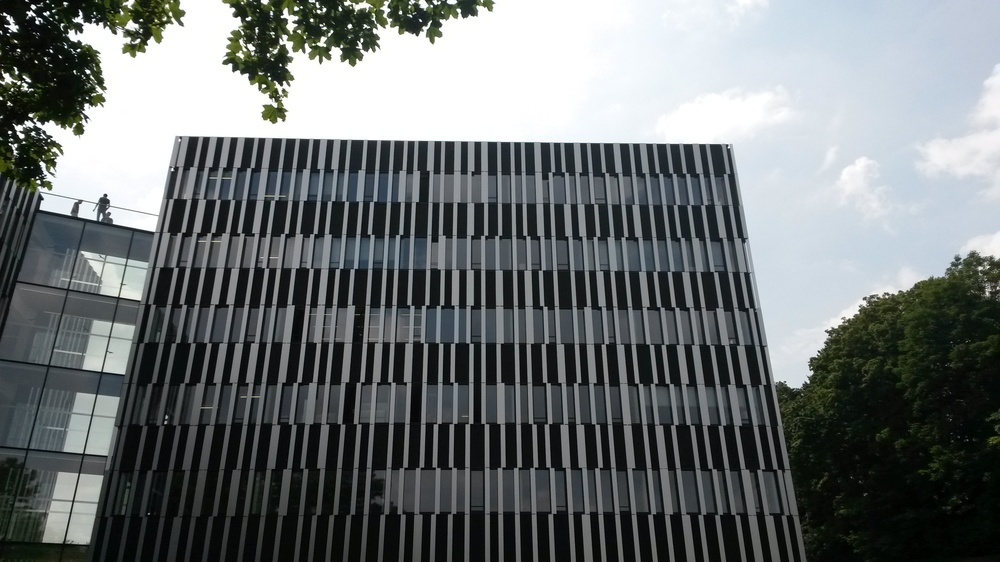
#> input picture img1_1.jpg, 1000 x 562 px, shrunk from 3264 x 1836 before the run
$ python -i edgedetection.py   (imports and definitions only)   (older library calls are emulated)
#> lines starting #> are read from the running program, lines starting #| are printed output that depends on the picture; after the words box and inside, x2 and y2 are one past the last pixel; in counts of white or black regions, pixels touching at a corner belong together
#> further down, picture is the input picture: shape (562, 1000, 3); mean B, G, R 114.8, 114.1, 109.3
import numpy as np
from matplotlib import pyplot as plt
import cv2

help_message = '''USAGE: custom_edge_detection.py [<image>]'''

def detect_edge(img):
    img_gray = cv2.cvtColor(img, cv2.COLOR_BGR2GRAY)

    hist, bins = np.histogram(img_gray.flatten(), 256, [0, 256])
#> hist = 256 values, max 51554 at index 255, min 56 at index 0, mean 2195.3; bins = 257 values from 0 to 256

    cdf = hist.cumsum()
#> cdf = 256 values from 56 to 562000
    cdf_normalized = cdf * hist.max() / cdf.max()
#> cdf_normalized = 256 values from 5.14 to 51554

    hist_max_index = np.argmax(hist[25:200:1])
#> hist_max_index = 0
    hist_min_index = hist_max_index + np.argmin(hist[hist_max_index:hist_max_index + 50])
#> hist_min_index = 0

    img_gray[np.where(img_gray > hist_min_index)] = 255
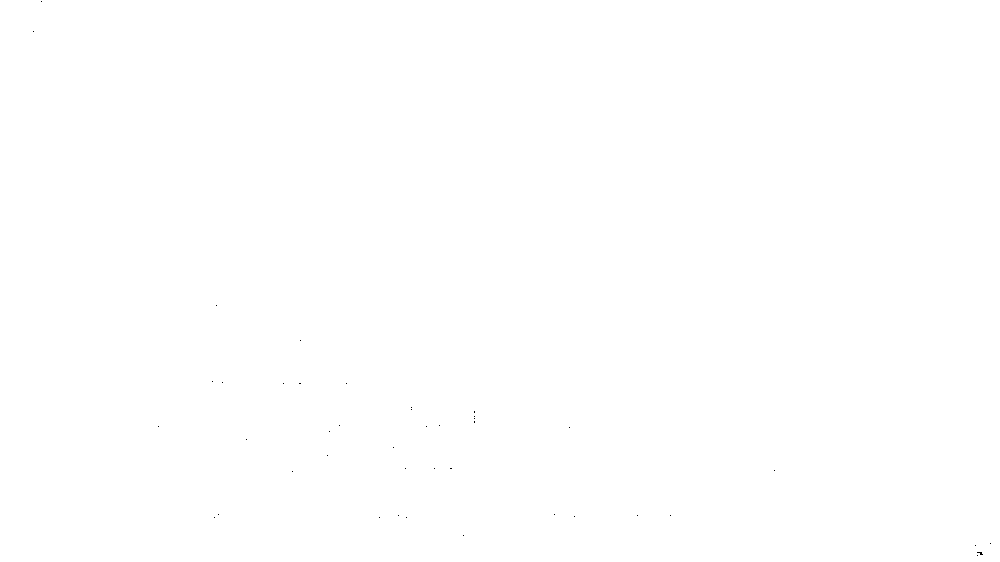
#> img_gray: shape (562, 1000); 100% white; black in thin lines or dots
    img_gray[np.where(img_gray <= hist_min_index)] = 0

    img_sobel = cv2.Sobel(img_gray, cv2.CV_32F, 1, 0)

    img_edge = np.zeros(img_gray.shape, dtype=np.uint8)
    img_edge[np.where(img_sobel > 1000)] = 255
    img_edge[np.where(img_sobel < -1000)] = 255

    cv2.imwrite("img_edge.png", img_edge)

    plt.figure()
    plt.imshow(img_sobel, cmap="gray")

    plt.figure()
    plt.imshow(img_edge, cmap="gray")

    plt.figure()
    plt.plot(cdf_normalized, color='b')
    plt.hist(img.flatten(), 256, [0, 256], color='r')
    plt.xlim([0, 256])
    plt.legend(('cdf', 'histogram'), loc='upper left')
    plt.show()
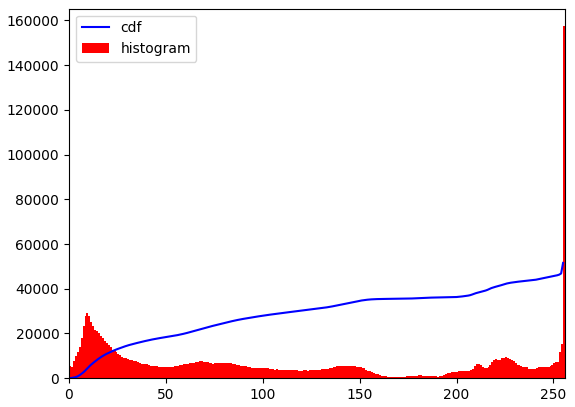
#> figure drawn by matplotlib, 1 panel; tallest bar 157386 high, from x = 255 to 256; curve peaks at x = 255, y = 51554

    cv2.waitKey(0)

    cv2.destroyAllWindows()
    plt.close("all")

>>> import cv2
>>> picture = cv2.imread('img1_1.jpg')
>>> result = detect_edge(picture)

$ run again, on img2_1.JPG
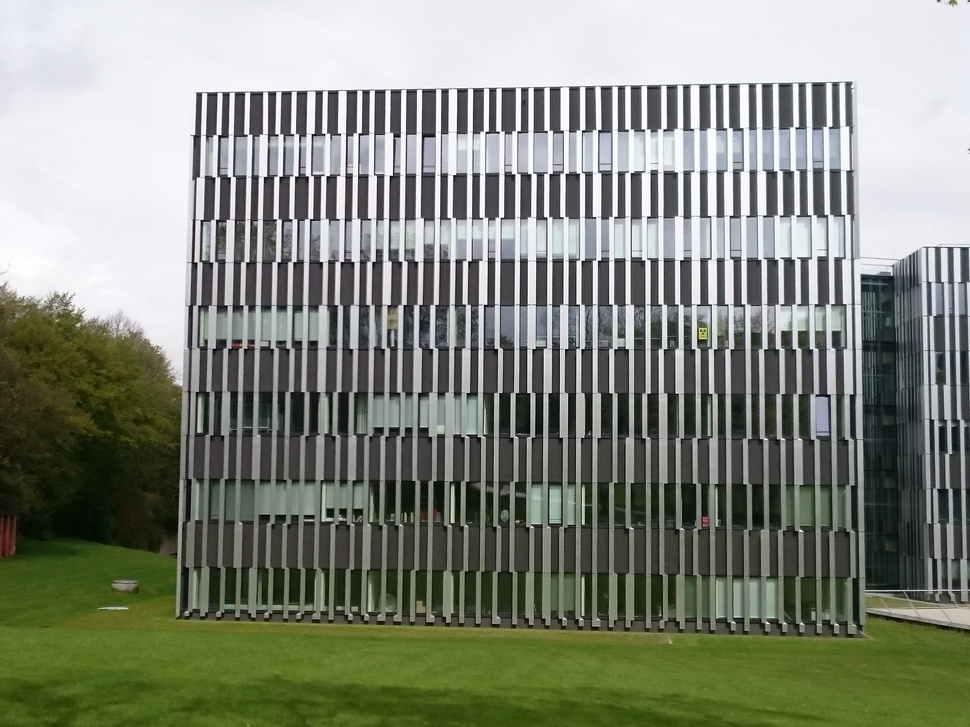
#> input picture img2_1.JPG, 970 x 727 px, shrunk from 3264 x 2448 before the run
#> picture is the input picture: shape (727, 970, 3); mean B, G, R 124, 136.5, 131.5
#> hist = 256 values, max 18771 at index 242, min 31 at index 0, mean 2754.6; bins = 257 values from 0 to 256
#> cdf = 256 values from 31 to 705190
#> cdf_normalized = 256 values from 0.825 to 18771
#> hist_max_index = 42
#> hist_min_index = 44
#> in detect_edge, `img_gray[np.where(img_gray <= hist_min_index)] = 0`:
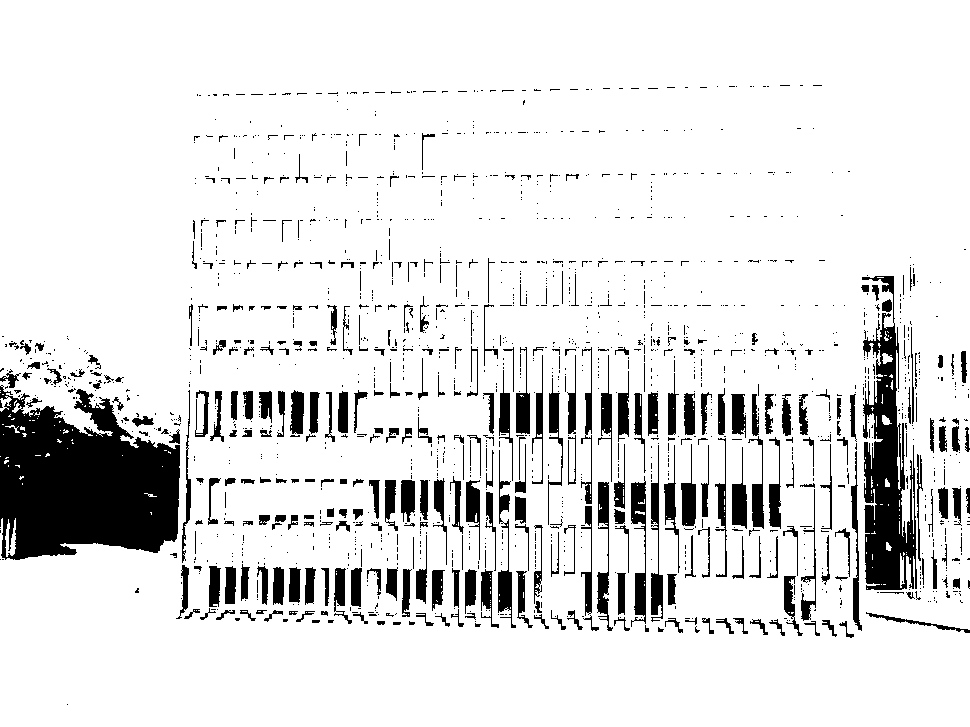
#> img_gray: shape (727, 970); 88.5% white; 1737 black regions (1415 under 20 px), largest, box (x1, y1, x2, y2) and area: (0, 385, 180, 560) 22537, (862, 276, 917, 590) 8801, (631, 476, 646, 627) 1147
#> in detect_edge, `plt.show()`:
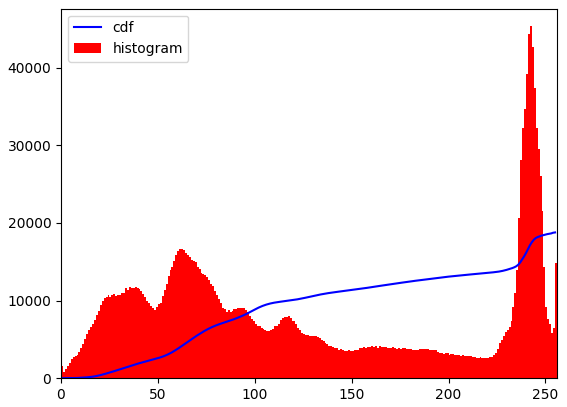
#> figure drawn by matplotlib, 1 panel; tallest bar 45334 high, from x = 242 to 243; curve peaks at x = 255, y = 18771

$ run again, on img4_1.jpg
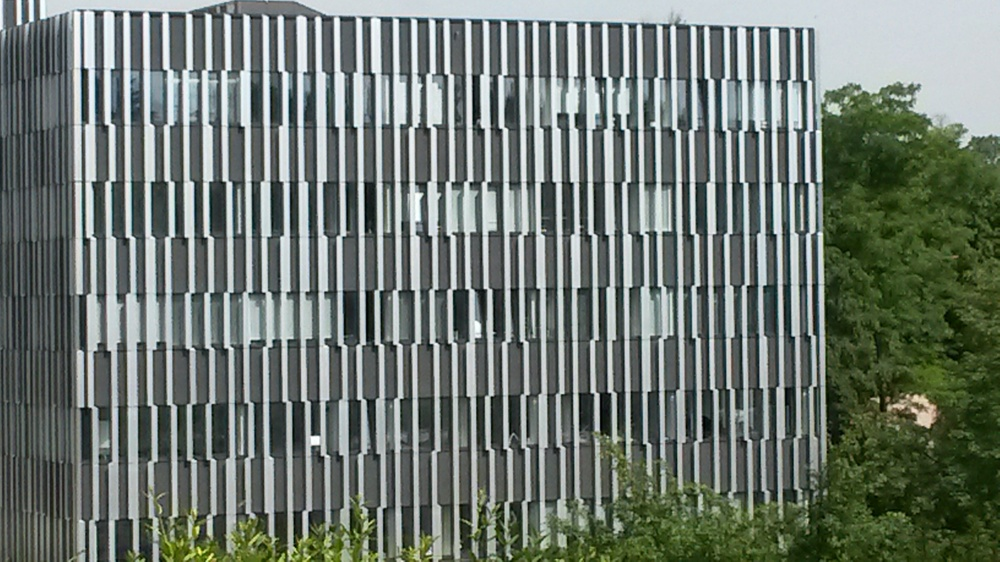
#> input picture img4_1.jpg, 1000 x 562 px, shrunk from 3264 x 1836 before the run
#> picture is the input picture: shape (562, 1000, 3); mean B, G, R 111.6, 119.6, 110.1
#> hist = 256 values, max 8936 at index 214, min 5 at index 255, mean 2195.3; bins = 257 values from 0 to 256
#> cdf = 256 values from 12 to 562000
#> cdf_normalized = 256 values from 0.191 to 8936
#> hist_max_index = 67
#> hist_min_index = 116
#> in detect_edge, `img_gray[np.where(img_gray <= hist_min_index)] = 0`:
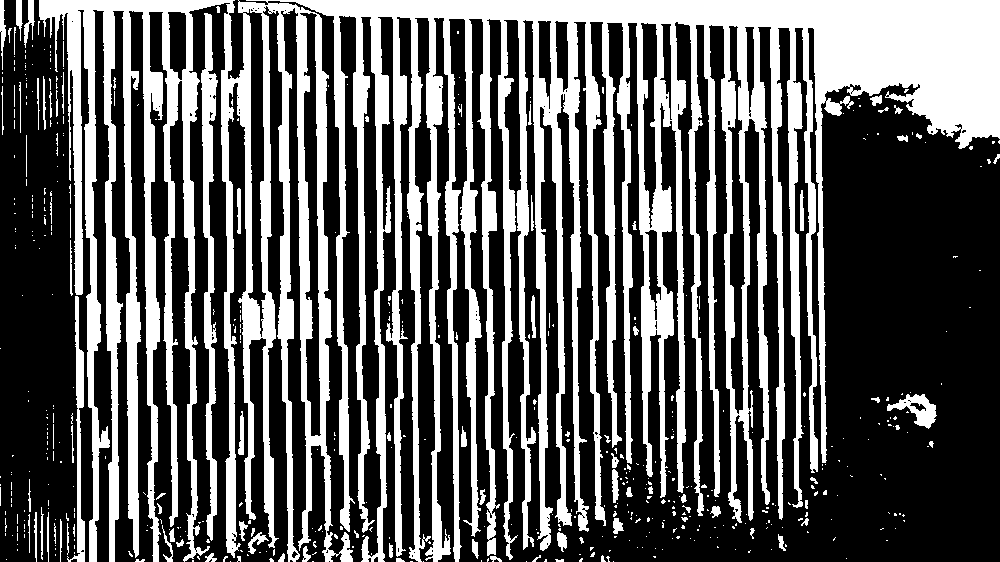
#> img_gray: shape (562, 1000); 36.8% white; 523 white regions (431 under 20 px), largest, box (x1, y1, x2, y2) and area: (39, 0, 1000, 562) 193213, (201, 13, 218, 541) 4066, (67, 296, 85, 562) 1436
#> in detect_edge, `plt.show()`:
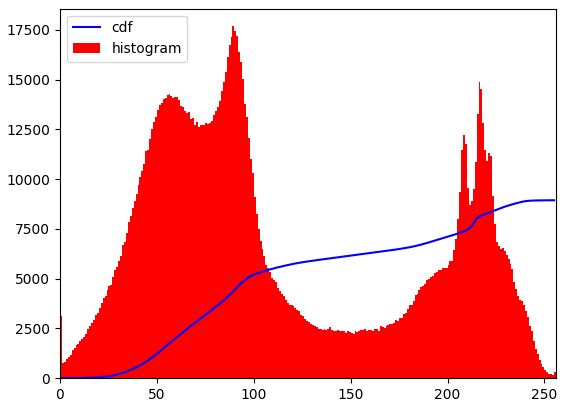
#> figure drawn by matplotlib, 1 panel; tallest bar 17678 high, from x = 89 to 90; curve peaks at x = 255, y = 8936
